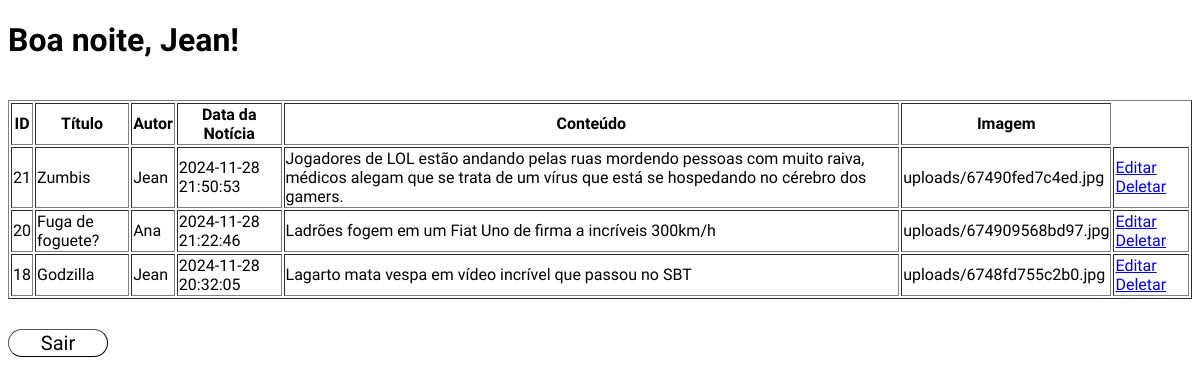
The app's page /gerenciarNoticias.php (signed in) with its own data.
### tables this page shows
CREATE TABLE `usuarios` (
  `id` int(11) NOT NULL,
  `nome` varchar(255) NOT NULL,
  `sexo` char(1) NOT NULL,
  `fone` varchar(15) NOT NULL,
  `email` varchar(255) NOT NULL,
  `senha` varchar(255) NOT NULL
);

CREATE TABLE `tb_noticias` (
  `pk_id_noticia` int(11) NOT NULL,
  `titulo_noticia` varchar(100) NOT NULL,
  `fk_id_autor` int(11) NOT NULL,
  `data_noticia` datetime NOT NULL,
  `noticia` text NOT NULL,
  `foto` varchar(255) NOT NULL
);

### classes/Usuario.php (called while the page is built, shortened)
<?php
class Usuario
{
    private $conn;
    private $table_usu = "usuarios";
    public function __construct($db)
    {
        $this->conn = $db;
    }
    public function lerPorId($id)
    {
        $query = "SELECT * FROM " . $this->table_usu . " WHERE id = ?";
        $stmt = $this->conn->prepare($query);
        $stmt->execute([$id]);
        return $stmt->fetch(PDO::FETCH_ASSOC);
    }
}

### classes/Noticia.php (called while the page is built, shortened)
<?php
class Noticia
{
    private $conn;
    private $table_name = "tb_noticias";
    private $table_usu = "usuarios";
    public function __construct($db)
    {
        $this->conn = $db;
    }
    public function ler()
    {
        $query = "SELECT * FROM " . $this->table_name . " AS noti JOIN " . $this->table_usu . " AS usu ON usu.id = noti.fk_id_autor ORDER BY data_noticia desc";
        $stmt = $this->conn->prepare($query);
        $stmt->execute();
        return $stmt;
    }
}
?>

### gerenciarNoticias.php (the view, shortened to what this page needs)
<?php
include_once './config/config.php';
include_once './classes/Usuario.php';
include_once './classes/Noticia.php';
$notiDb = new Noticia($db);
$usuario = new Usuario($db);
$dadosNoticias = $notiDb->ler();
$dados_usuario = $usuario->lerPorId($_SESSION['usuario_id']);
$nome_usuario = $dados_usuario['nome'];
function saudacao()
{
    $hora = date('H');
    if ($hora >= 6 && $hora < 12) {
        return "Bom dia";
    } elseif ($hora >= 12 && $hora < 18) {
        return "Boa tarde";
    } else {
        return "Boa noite";
    }
}
?>
<!DOCTYPE html>
<html lang="pt-br">
<head>
    <link rel="stylesheet" href="style.css">
</head>
<body id="gerNoti">
    <h1><?php echo saudacao() . ", " . $nome_usuario; ?>!</h1>
    <br>
    <table border="1">
        <tr>
            <th>ID</th>
            <th>Título</th>
            <th>Autor</th>
            <th>Data da Notícia</th>
            <th>Conteúdo</th>
            <th>Imagem</th>
        </tr>
        <?php while ($row = $dadosNoticias->fetch(PDO::FETCH_ASSOC)) : ?>
            <tr>
                <td><?php echo $row['pk_id_noticia']; ?></td>
                <td><?php echo $row['titulo_noticia']; ?></td>
                <td><?php echo $row['nome']; ?></td>
                <td><?php echo $row['data_noticia']; ?></td>
                <td><?php echo $row['noticia']; ?></td>
                <td><?php echo $row['foto']; ?></td>
                <td>
                    <a href="editarNoti.php?id=<?php echo $row['pk_id_noticia']; ?>">Editar</a>
                    <a href="deletarNoti.php?id=<?php echo $row['pk_id_noticia']; ?>">Deletar</a>
                </td>
            </tr>
        <?php endwhile; ?>
    </table>
    <button id="btnSair" onclick="location.href='lobby.php'">Sair</button>
</body>
</html>

### records on screen
usuarios: nome "Jean"
tb_noticias: pk_id_noticia "21", titulo_noticia "Zumbis", fk_id_autor.nome "Jean", data_noticia "2024-11-28 21:50:53", noticia "Jogadores de LOL estão andando pelas ruas mordendo pessoas com muito raiva, médicos alegam que se trata de um vírus que está se hospedando no cérebro dos gamers.", foto "uploads/67490fed7c4ed.jpg"
tb_noticias: pk_id_noticia "20", titulo_noticia "Fuga de foguete?", fk_id_autor.nome "Ana", data_noticia "2024-11-28 21:22:46", noticia "Ladrões fogem em um Fiat Uno de firma a incríveis 300km/h", foto "uploads/674909568bd97.jpg"
tb_noticias: pk_id_noticia "18", titulo_noticia "Godzilla", fk_id_autor.nome "Jean", data_noticia "2024-11-28 20:32:05", noticia "Lagarto mata vespa em vídeo incrível que passou no SBT", foto "uploads/6748fd755c2b0.jpg"

### other values on screen
saudacao() "Boa noite"
